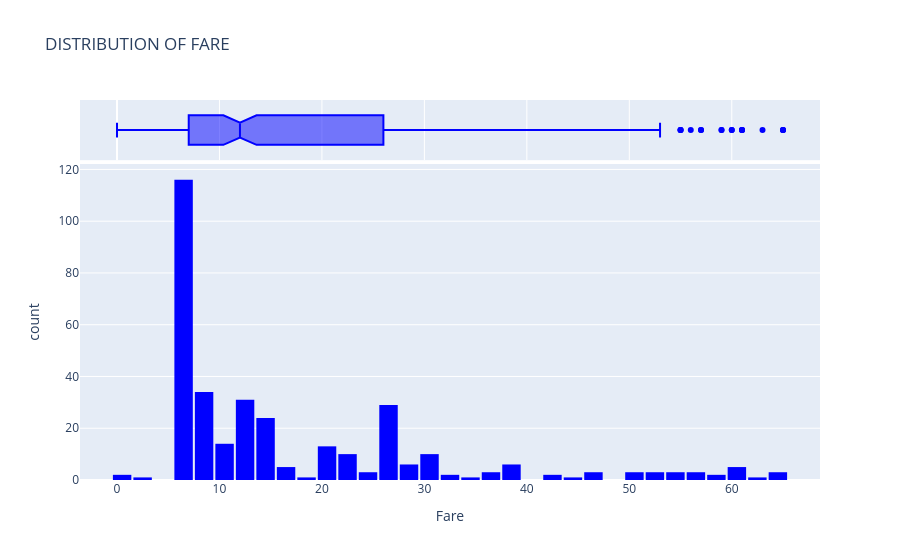

The notebook cell this image was saved under:
### Code cell
fig =px.histogram(
    titanic_clean,
    x='Fare',
    marginal='box',
    color_discrete_sequence= ['blue'],
    nbins = 45,
    title='DISTRIBUTION OF FARE'
)

fig.update_layout(bargap=0.1)
fig.show()

### Figure 1 — Plotly figure (JSON) as saved in the notebook; plotly's stock layout.template omitted (floating-point values rounded to 4 significant figures; data arrays with more than 128 entries replaced by an {"elided": "..."} marker saying what was removed)
{"data": [{"bingroup": "x", "hovertemplate": "Fare=%{x}<br>count=%{y}<extra></extra>", "legendgroup": "", "marker": {"color": "blue", "pattern": {"shape": ""}}, "name": "", "nbinsx": 45, "orientation": "v", "showlegend": false, "type": "histogram", "x": {"elided": "340 float values"}, "xaxis": "x", "yaxis": "y"}, {"hovertemplate": "Fare=%{x}<extra></extra>", "legendgroup": "", "marker": {"color": "blue"}, "name": "", "notched": true, "showlegend": false, "type": "box", "x": {"elided": "340 float values"}, "xaxis": "x2", "yaxis": "y2"}], "layout": {"bargap": 0.1, "barmode": "relative", "legend": {"tracegroupgap": 0}, "title": {"text": "DISTRIBUTION OF FARE"}, "xaxis": {"anchor": "y", "domain": [0, 1], "title": {"text": "Fare"}}, "xaxis2": {"anchor": "y2", "domain": [0, 1], "matches": "x", "showgrid": true, "showticklabels": false}, "yaxis": {"anchor": "x", "domain": [0, 0.8316], "title": {"text": "count"}}, "yaxis2": {"anchor": "x2", "domain": [0.8416, 1], "matches": "y2", "showgrid": false, "showline": false, "showticklabels": false, "ticks": ""}}}
